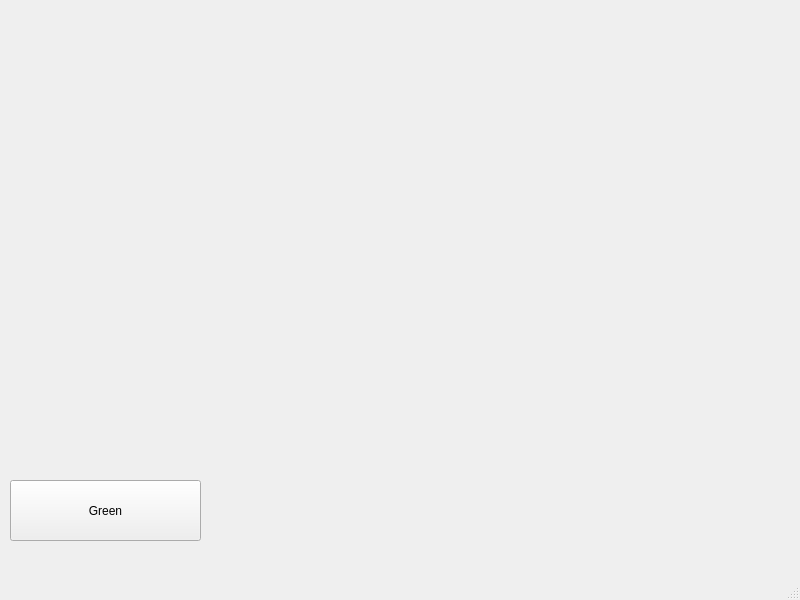
<?xml version="1.0" encoding="UTF-8"?>
<ui version="4.0">
 <class>MainWindow</class>
 <widget class="QMainWindow" name="MainWindow">
  <property name="geometry">
   <rect>
    <x>0</x>
    <y>0</y>
    <width>800</width>
    <height>600</height>
   </rect>
  </property>
  <property name="windowTitle">
   <string>MainWindow</string>
  </property>
  <widget class="QWidget" name="centralwidget">
   <widget class="QPushButton" name="pushButton">
    <property name="geometry">
     <rect>
      <x>10</x>
      <y>480</y>
      <width>191</width>
      <height>61</height>
     </rect>
    </property>
    <property name="text">
     <string>Green</string>
    </property>
   </widget>
  </widget>
  <widget class="QMenuBar" name="menubar">
   <property name="geometry">
    <rect>
     <x>0</x>
     <y>0</y>
     <width>800</width>
     <height>26</height>
    </rect>
   </property>
  </widget>
  <widget class="QStatusBar" name="statusbar"/>
 </widget>
 <resources/>
 <connections/>
</ui>
